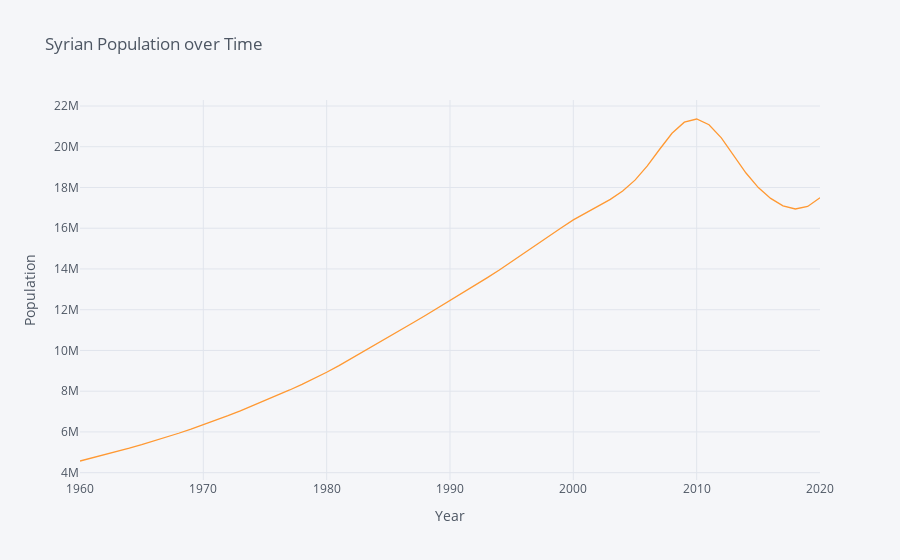

This figure's notebook cell:
### Code cell
Syria.iplot(title="Syrian Population over Time", xTitle='Year',yTitle='Population')

### Figure 1 — Plotly figure (JSON) as saved in the notebook; plotly's stock layout.template omitted (floating-point values rounded to 4 significant figures)
{"data": [{"line": {"color": "rgba(255, 153, 51, 1.0)", "dash": "solid", "shape": "linear", "width": 1.3}, "mode": "lines", "name": "Syrian Total Population", "text": "", "type": "scatter", "x": [2020, 2019, 2018, 2017, 2016, 2015, 2014, 2013, 2012, 2011, 2010, 2009, 2008, 2007, 2006, 2005, 2004, 2003, 2002, 2001, 2000, 1999, 1998, 1997, 1996, 1995, 1994, 1993, 1992, 1991, 1990, 1989, 1988, 1987, 1986, 1985, 1984, 1983, 1982, 1981, 1980, 1979, 1978, 1977, 1976, 1975, 1974, 1973, 1972, 1971, 1970, 1969, 1968, 1967, 1966, 1965, 1964, 1963, 1962, 1961, 1960], "y": [17500657, 17070132, 16945062, 17095669, 17465567, 17997411, 18710711, 19578466, 20438861, 21081814, 21362541, 21205873, 20664037, 19878257, 19059257, 18361178, 17827827, 17415214, 17084628, 16766555, 16410847, 16013992, 15599588, 15175308, 14754148, 14345491, 13950486, 13565074, 13187669, 12815400, 12446168, 12080439, 11719064, 11360848, 11004273, 10648633, 10293048, 9938852, 9590226, 9252854, 8930776, 8625693, 8336421, 8060652, 7794658, 7535715, 7283181, 7037860, 6800148, 6570859, 6350544, 6139054, 5935850, 5740702, 5553247, 5373137, 5200341, 5034639, 4875429, 4721893, 4573514]}], "layout": {"legend": {"bgcolor": "#F5F6F9", "font": {"color": "#4D5663"}}, "paper_bgcolor": "#F5F6F9", "plot_bgcolor": "#F5F6F9", "title": {"font": {"color": "#4D5663"}, "text": "Syrian Population over Time"}, "xaxis": {"gridcolor": "#E1E5ED", "showgrid": true, "tickfont": {"color": "#4D5663"}, "title": {"font": {"color": "#4D5663"}, "text": "Year"}, "zerolinecolor": "#E1E5ED"}, "yaxis": {"gridcolor": "#E1E5ED", "showgrid": true, "tickfont": {"color": "#4D5663"}, "title": {"font": {"color": "#4D5663"}, "text": "Population"}, "zerolinecolor": "#E1E5ED"}}}
